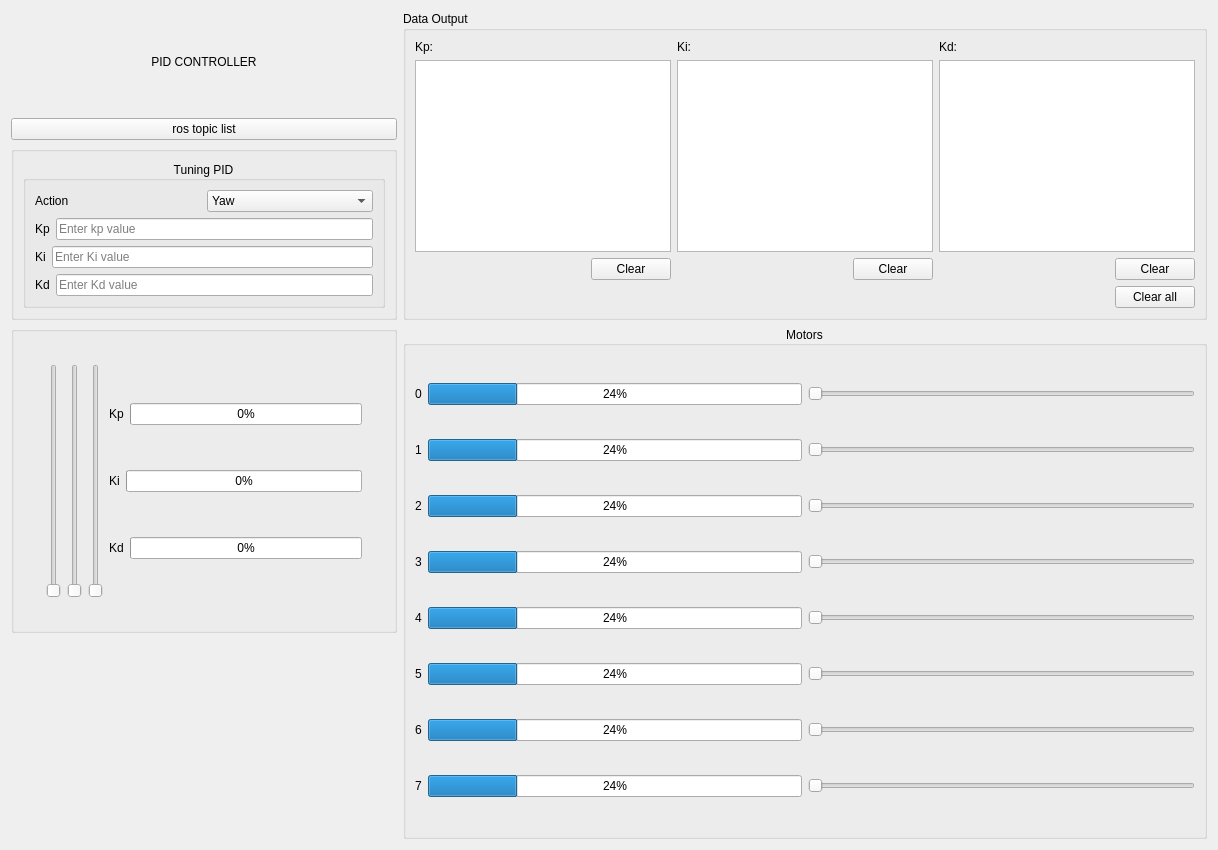
<?xml version="1.0" encoding="UTF-8"?>
<ui version="4.0">
 <class>PIDController</class>
 <widget class="QWidget" name="PIDController">
  <property name="geometry">
   <rect>
    <x>0</x>
    <y>0</y>
    <width>1218</width>
    <height>850</height>
   </rect>
  </property>
  <property name="mouseTracking">
   <bool>true</bool>
  </property>
  <property name="windowTitle">
   <string>Form</string>
  </property>
  <property name="styleSheet">
   <string notr="true"/>
  </property>
  <layout class="QGridLayout" name="gridLayout">
   <item row="0" column="0">
    <widget class="QLabel" name="label">
     <property name="maximumSize">
      <size>
       <width>600</width>
       <height>200</height>
      </size>
     </property>
     <property name="styleSheet">
      <string notr="true">font: 22pt &quot;Sans Serif&quot;;</string>
     </property>
     <property name="text">
      <string>PID CONTROLLER</string>
     </property>
     <property name="alignment">
      <set>Qt::AlignCenter</set>
     </property>
    </widget>
   </item>
   <item row="0" column="1" rowspan="3">
    <widget class="QGroupBox" name="groupBox_5">
     <property name="title">
      <string>Data Output</string>
     </property>
     <layout class="QVBoxLayout" name="verticalLayout_12">
      <item>
       <layout class="QHBoxLayout" name="horizontalLayout_25">
        <item>
         <layout class="QVBoxLayout" name="verticalLayout_9">
          <item>
           <layout class="QVBoxLayout" name="verticalLayout_6">
            <item>
             <layout class="QVBoxLayout" name="verticalLayout_3">
              <item>
               <widget class="QLabel" name="label_17">
                <property name="text">
                 <string>Kp:</string>
                </property>
               </widget>
              </item>
              <item>
               <widget class="QTextEdit" name="kpOutput"/>
              </item>
             </layout>
            </item>
           </layout>
          </item>
          <item>
           <layout class="QHBoxLayout" name="horizontalLayout_22">
            <item>
             <spacer name="horizontalSpacer">
              <property name="orientation">
               <enum>Qt::Horizontal</enum>
              </property>
              <property name="sizeHint" stdset="0">
               <size>
                <width>40</width>
                <height>20</height>
               </size>
              </property>
             </spacer>
            </item>
            <item>
             <widget class="QPushButton" name="kpClearButton">
              <property name="maximumSize">
               <size>
                <width>100</width>
                <height>50</height>
               </size>
              </property>
              <property name="text">
               <string>Clear</string>
              </property>
             </widget>
            </item>
           </layout>
          </item>
         </layout>
        </item>
        <item>
         <layout class="QVBoxLayout" name="verticalLayout_10">
          <item>
           <layout class="QVBoxLayout" name="verticalLayout_7">
            <item>
             <layout class="QVBoxLayout" name="verticalLayout_4">
              <item>
               <widget class="QLabel" name="label_18">
                <property name="text">
                 <string>Ki:</string>
                </property>
               </widget>
              </item>
              <item>
               <widget class="QTextEdit" name="kiOutput"/>
              </item>
             </layout>
            </item>
           </layout>
          </item>
          <item>
           <layout class="QHBoxLayout" name="horizontalLayout_23">
            <item>
             <spacer name="horizontalSpacer_2">
              <property name="orientation">
               <enum>Qt::Horizontal</enum>
              </property>
              <property name="sizeHint" stdset="0">
               <size>
                <width>40</width>
                <height>20</height>
               </size>
              </property>
             </spacer>
            </item>
            <item>
             <widget class="QPushButton" name="kiClearButton">
              <property name="maximumSize">
               <size>
                <width>100</width>
                <height>50</height>
               </size>
              </property>
              <property name="text">
               <string>Clear</string>
              </property>
             </widget>
            </item>
           </layout>
          </item>
         </layout>
        </item>
        <item>
         <layout class="QVBoxLayout" name="verticalLayout_11">
          <item>
           <layout class="QVBoxLayout" name="verticalLayout_8">
            <item>
             <layout class="QVBoxLayout" name="verticalLayout_5">
              <item>
               <widget class="QLabel" name="label_19">
                <property name="text">
                 <string>Kd:</string>
                </property>
               </widget>
              </item>
              <item>
               <widget class="QTextEdit" name="kdOutput"/>
              </item>
             </layout>
            </item>
           </layout>
          </item>
          <item>
           <layout class="QHBoxLayout" name="horizontalLayout_24">
            <item>
             <spacer name="horizontalSpacer_3">
              <property name="orientation">
               <enum>Qt::Horizontal</enum>
              </property>
              <property name="sizeHint" stdset="0">
               <size>
                <width>40</width>
                <height>20</height>
               </size>
              </property>
             </spacer>
            </item>
            <item>
             <widget class="QPushButton" name="kdClearButton">
              <property name="maximumSize">
               <size>
                <width>100</width>
                <height>50</height>
               </size>
              </property>
              <property name="text">
               <string>Clear</string>
              </property>
             </widget>
            </item>
           </layout>
          </item>
         </layout>
        </item>
       </layout>
      </item>
      <item>
       <layout class="QHBoxLayout" name="horizontalLayout_26">
        <item>
         <spacer name="horizontalSpacer_4">
          <property name="orientation">
           <enum>Qt::Horizontal</enum>
          </property>
          <property name="sizeHint" stdset="0">
           <size>
            <width>40</width>
            <height>20</height>
           </size>
          </property>
         </spacer>
        </item>
        <item>
         <widget class="QPushButton" name="clearAllButton">
          <property name="text">
           <string>Clear all</string>
          </property>
         </widget>
        </item>
       </layout>
      </item>
     </layout>
    </widget>
   </item>
   <item row="1" column="0">
    <widget class="QPushButton" name="topicListButton">
     <property name="text">
      <string>ros topic list</string>
     </property>
    </widget>
   </item>
   <item row="2" column="0">
    <widget class="QGroupBox" name="groupBox_3">
     <property name="maximumSize">
      <size>
       <width>16777215</width>
       <height>16777215</height>
      </size>
     </property>
     <property name="title">
      <string/>
     </property>
     <layout class="QGridLayout" name="gridLayout_7">
      <item row="0" column="0">
       <widget class="QGroupBox" name="groupBox">
        <property name="maximumSize">
         <size>
          <width>16777215</width>
          <height>16777215</height>
         </size>
        </property>
        <property name="title">
         <string>Tuning PID</string>
        </property>
        <property name="alignment">
         <set>Qt::AlignCenter</set>
        </property>
        <layout class="QGridLayout" name="gridLayout_3">
         <item row="1" column="0">
          <layout class="QGridLayout" name="gridLayout_2">
           <item row="0" column="0">
            <widget class="QLabel" name="label_2">
             <property name="text">
              <string>Kp</string>
             </property>
            </widget>
           </item>
           <item row="0" column="1">
            <widget class="QLineEdit" name="kp_val">
             <property name="placeholderText">
              <string>Enter kp value</string>
             </property>
            </widget>
           </item>
          </layout>
         </item>
         <item row="3" column="0">
          <layout class="QGridLayout" name="gridLayout_6">
           <item row="0" column="0">
            <widget class="QLabel" name="label_4">
             <property name="text">
              <string>Kd</string>
             </property>
            </widget>
           </item>
           <item row="0" column="1">
            <widget class="QLineEdit" name="kd_val">
             <property name="placeholderText">
              <string>Enter Kd value</string>
             </property>
            </widget>
           </item>
          </layout>
         </item>
         <item row="0" column="0">
          <layout class="QGridLayout" name="gridLayout_4">
           <item row="0" column="1">
            <widget class="QComboBox" name="Tuning_Axis">
             <item>
              <property name="text">
               <string>Yaw</string>
              </property>
             </item>
             <item>
              <property name="text">
               <string>Pitch</string>
              </property>
             </item>
             <item>
              <property name="text">
               <string>Roll</string>
              </property>
             </item>
             <item>
              <property name="text">
               <string>x_pos</string>
              </property>
             </item>
             <item>
              <property name="text">
               <string>y_pos</string>
              </property>
             </item>
             <item>
              <property name="text">
               <string>z_pos</string>
              </property>
             </item>
            </widget>
           </item>
           <item row="0" column="0">
            <widget class="QLabel" name="label_5">
             <property name="maximumSize">
              <size>
               <width>300</width>
               <height>30</height>
              </size>
             </property>
             <property name="text">
              <string>Action</string>
             </property>
            </widget>
           </item>
          </layout>
         </item>
         <item row="2" column="0">
          <layout class="QGridLayout" name="gridLayout_5">
           <item row="0" column="0">
            <widget class="QLabel" name="label_3">
             <property name="text">
              <string>Ki</string>
             </property>
            </widget>
           </item>
           <item row="0" column="1">
            <widget class="QLineEdit" name="ki_val">
             <property name="placeholderText">
              <string>Enter Ki value</string>
             </property>
            </widget>
           </item>
          </layout>
         </item>
        </layout>
       </widget>
      </item>
     </layout>
    </widget>
   </item>
   <item row="3" column="0">
    <widget class="QGroupBox" name="groupBox_2">
     <property name="maximumSize">
      <size>
       <width>1000</width>
       <height>500</height>
      </size>
     </property>
     <property name="title">
      <string/>
     </property>
     <layout class="QHBoxLayout" name="horizontalLayout">
      <item>
       <layout class="QHBoxLayout" name="horizontalLayout_5">
        <property name="leftMargin">
         <number>23</number>
        </property>
        <property name="topMargin">
         <number>23</number>
        </property>
        <property name="rightMargin">
         <number>23</number>
        </property>
        <property name="bottomMargin">
         <number>23</number>
        </property>
        <item>
         <widget class="QSlider" name="kp_verticalSlider">
          <property name="orientation">
           <enum>Qt::Vertical</enum>
          </property>
         </widget>
        </item>
        <item>
         <widget class="QSlider" name="ki_verticalSlider">
          <property name="orientation">
           <enum>Qt::Vertical</enum>
          </property>
         </widget>
        </item>
        <item>
         <widget class="QSlider" name="kd_verticalSlider">
          <property name="orientation">
           <enum>Qt::Vertical</enum>
          </property>
         </widget>
        </item>
        <item>
         <layout class="QVBoxLayout" name="verticalLayout">
          <item>
           <layout class="QHBoxLayout" name="horizontalLayout_7">
            <item>
             <widget class="QLabel" name="label_6">
              <property name="text">
               <string>Kp</string>
              </property>
             </widget>
            </item>
            <item>
             <widget class="QProgressBar" name="kp_progressBar">
              <property name="value">
               <number>0</number>
              </property>
             </widget>
            </item>
           </layout>
          </item>
          <item>
           <layout class="QHBoxLayout" name="horizontalLayout_4">
            <item>
             <widget class="QLabel" name="label_7">
              <property name="text">
               <string>Ki</string>
              </property>
             </widget>
            </item>
            <item>
             <widget class="QProgressBar" name="ki_progressBar">
              <property name="value">
               <number>0</number>
              </property>
             </widget>
            </item>
           </layout>
          </item>
          <item>
           <layout class="QHBoxLayout" name="horizontalLayout_3">
            <item>
             <widget class="QLabel" name="label_8">
              <property name="text">
               <string>Kd</string>
              </property>
             </widget>
            </item>
            <item>
             <widget class="QProgressBar" name="kd_progressBar">
              <property name="value">
               <number>0</number>
              </property>
             </widget>
            </item>
           </layout>
          </item>
         </layout>
        </item>
       </layout>
      </item>
     </layout>
    </widget>
   </item>
   <item row="3" column="1" rowspan="2">
    <layout class="QHBoxLayout" name="horizontalLayout_27">
     <item>
      <widget class="QGroupBox" name="groupBox_4">
       <property name="title">
        <string>Motors</string>
       </property>
       <property name="alignment">
        <set>Qt::AlignCenter</set>
       </property>
       <layout class="QVBoxLayout" name="verticalLayout_2">
        <item>
         <layout class="QHBoxLayout" name="horizontalLayout_14">
          <item>
           <layout class="QHBoxLayout" name="horizontalLayout_2">
            <item>
             <widget class="QLabel" name="label_9">
              <property name="text">
               <string>0</string>
              </property>
             </widget>
            </item>
            <item>
             <widget class="QProgressBar" name="progressBar">
              <property name="value">
               <number>24</number>
              </property>
             </widget>
            </item>
           </layout>
          </item>
          <item>
           <widget class="QSlider" name="horizontalSlider_2">
            <property name="orientation">
             <enum>Qt::Horizontal</enum>
            </property>
           </widget>
          </item>
         </layout>
        </item>
        <item>
         <layout class="QHBoxLayout" name="horizontalLayout_15">
          <item>
           <layout class="QHBoxLayout" name="horizontalLayout_6">
            <item>
             <widget class="QLabel" name="label_10">
              <property name="text">
               <string>1</string>
              </property>
             </widget>
            </item>
            <item>
             <widget class="QProgressBar" name="progressBar_2">
              <property name="value">
               <number>24</number>
              </property>
             </widget>
            </item>
           </layout>
          </item>
          <item>
           <widget class="QSlider" name="horizontalSlider">
            <property name="orientation">
             <enum>Qt::Horizontal</enum>
            </property>
           </widget>
          </item>
         </layout>
        </item>
        <item>
         <layout class="QHBoxLayout" name="horizontalLayout_16">
          <item>
           <layout class="QHBoxLayout" name="horizontalLayout_8">
            <item>
             <widget class="QLabel" name="label_11">
              <property name="text">
               <string>2</string>
              </property>
             </widget>
            </item>
            <item>
             <widget class="QProgressBar" name="progressBar_3">
              <property name="value">
               <number>24</number>
              </property>
             </widget>
            </item>
           </layout>
          </item>
          <item>
           <widget class="QSlider" name="horizontalSlider_3">
            <property name="orientation">
             <enum>Qt::Horizontal</enum>
            </property>
           </widget>
          </item>
         </layout>
        </item>
        <item>
         <layout class="QHBoxLayout" name="horizontalLayout_17">
          <item>
           <layout class="QHBoxLayout" name="horizontalLayout_9">
            <item>
             <widget class="QLabel" name="label_12">
              <property name="text">
               <string>3</string>
              </property>
             </widget>
            </item>
            <item>
             <widget class="QProgressBar" name="progressBar_4">
              <property name="value">
               <number>24</number>
              </property>
             </widget>
            </item>
           </layout>
          </item>
          <item>
           <widget class="QSlider" name="horizontalSlider_5">
            <property name="orientation">
             <enum>Qt::Horizontal</enum>
            </property>
           </widget>
          </item>
         </layout>
        </item>
        <item>
         <layout class="QHBoxLayout" name="horizontalLayout_18">
          <item>
           <layout class="QHBoxLayout" name="horizontalLayout_10">
            <item>
             <widget class="QLabel" name="label_14">
              <property name="text">
               <string>4</string>
              </property>
             </widget>
            </item>
            <item>
             <widget class="QProgressBar" name="progressBar_5">
              <property name="value">
               <number>24</number>
              </property>
             </widget>
            </item>
           </layout>
          </item>
          <item>
           <widget class="QSlider" name="horizontalSlider_4">
            <property name="orientation">
             <enum>Qt::Horizontal</enum>
            </property>
           </widget>
          </item>
         </layout>
        </item>
        <item>
         <layout class="QHBoxLayout" name="horizontalLayout_19">
          <item>
           <layout class="QHBoxLayout" name="horizontalLayout_11">
            <item>
             <widget class="QLabel" name="label_13">
              <property name="text">
               <string>5</string>
              </property>
             </widget>
            </item>
            <item>
             <widget class="QProgressBar" name="progressBar_6">
              <property name="value">
               <number>24</number>
              </property>
             </widget>
            </item>
           </layout>
          </item>
          <item>
           <widget class="QSlider" name="horizontalSlider_7">
            <property name="orientation">
             <enum>Qt::Horizontal</enum>
            </property>
           </widget>
          </item>
         </layout>
        </item>
        <item>
         <layout class="QHBoxLayout" name="horizontalLayout_20">
          <item>
           <layout class="QHBoxLayout" name="horizontalLayout_12">
            <item>
             <widget class="QLabel" name="label_15">
              <property name="text">
               <string>6</string>
              </property>
             </widget>
            </item>
            <item>
             <widget class="QProgressBar" name="progressBar_7">
              <property name="value">
               <number>24</number>
              </property>
             </widget>
            </item>
           </layout>
          </item>
          <item>
           <widget class="QSlider" name="horizontalSlider_6">
            <property name="orientation">
             <enum>Qt::Horizontal</enum>
            </property>
           </widget>
          </item>
         </layout>
        </item>
        <item>
         <layout class="QHBoxLayout" name="horizontalLayout_21">
          <item>
           <layout class="QHBoxLayout" name="horizontalLayout_13">
            <item>
             <widget class="QLabel" name="label_16">
              <property name="text">
               <string>7</string>
              </property>
             </widget>
            </item>
            <item>
             <widget class="QProgressBar" name="progressBar_8">
              <property name="value">
               <number>24</number>
              </property>
             </widget>
            </item>
           </layout>
          </item>
          <item>
           <widget class="QSlider" name="horizontalSlider_8">
            <property name="orientation">
             <enum>Qt::Horizontal</enum>
            </property>
           </widget>
          </item>
         </layout>
        </item>
       </layout>
      </widget>
     </item>
    </layout>
   </item>
   <item row="4" column="0">
    <widget class="QLabel" name="topicList">
     <property name="minimumSize">
      <size>
       <width>200</width>
       <height>200</height>
      </size>
     </property>
     <property name="styleSheet">
      <string notr="true">color: rgb(170, 170, 255);</string>
     </property>
     <property name="text">
      <string/>
     </property>
    </widget>
   </item>
  </layout>
 </widget>
 <resources/>
 <connections/>
</ui>
